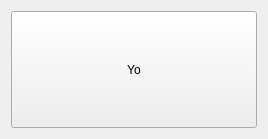
<?xml version="1.0" encoding="UTF-8"?>
<ui version="4.0">
 <class>Widget</class>
 <widget class="QWidget" name="Widget">
  <property name="geometry">
   <rect>
    <x>0</x>
    <y>0</y>
    <width>268</width>
    <height>139</height>
   </rect>
  </property>
  <property name="windowTitle">
   <string>Widget</string>
  </property>
  <layout class="QVBoxLayout" name="verticalLayout">
   <item>
    <widget class="QPushButton" name="pushButton">
     <property name="sizePolicy">
      <sizepolicy hsizetype="Expanding" vsizetype="Expanding">
       <horstretch>0</horstretch>
       <verstretch>0</verstretch>
      </sizepolicy>
     </property>
     <property name="text">
      <string>Yo</string>
     </property>
    </widget>
   </item>
  </layout>
 </widget>
 <layoutdefault spacing="6" margin="11"/>
 <resources/>
 <connections/>
</ui>
